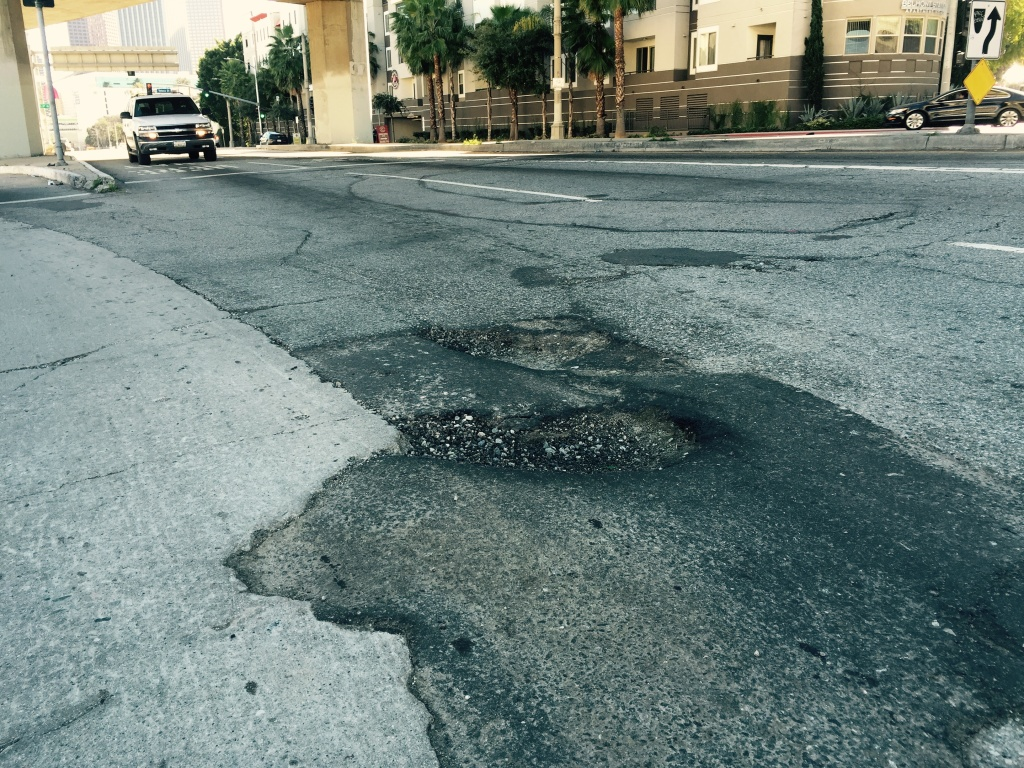
#> input picture datasets/1.jpg, 1024 x 768 px
$ python -i enhanced_pothole_detection.py   (imports and definitions only)   (older library calls are emulated)
#> lines starting #> are read from the running program, lines starting #| are printed output that depends on the picture; after the words box and inside, x2 and y2 are one past the last pixel; in counts of white or black regions, pixels touching at a corner belong together
#!/usr/bin/env python3
"""
Enhanced pothole detection algorithm optimized for real-world pothole images
"""

import cv2
import numpy as np

def detect_potholes_enhanced_from_path(image_path, sensitivity=0.7):
    """
    Enhanced pothole detection from image path

    Args:
        image_path: Path to image file
        sensitivity: Detection sensitivity (0.5-0.9)

    Returns:
        List of pothole detections with bounding boxes and confidence
    """
#> called with image_path = '../../datasets/1.jpg', sensitivity = 0.7
    frame = cv2.imread(image_path)
#> frame is the input picture: shape (768, 1024, 3); mean B, G, R 123.4, 128.8, 112.9
    if frame is None:
        return []
    return detect_potholes_enhanced(frame, sensitivity)

def detect_potholes_enhanced(frame, sensitivity=0.7):
    """
    Enhanced pothole detection that uses multiple approaches for better detection

    Args:
        frame: OpenCV frame
        sensitivity: Detection sensitivity (0.5-0.9)

    Returns:
        List of pothole detections with bounding boxes and confidence
    """
#> called with sensitivity = 0.7
    height, width = frame.shape[:2]

    # Less restrictive road area - expand detection zone
    road_top = int(height * 0.30)    # Start from 30% down (was 60%)
    road_bottom = int(height * 0.95) # Go to 95% (was 80%)
    road_left = int(width * 0.05)    # 5% from left edge (was 20%)
    road_right = int(width * 0.95)   # 95% from left edge (was 80%)

    # Extract road area
    road_area = frame[road_top:road_bottom, road_left:road_right]

    if road_area.size == 0:
        return []

    # Convert to different color spaces for better detection
    gray = cv2.cvtColor(road_area, cv2.COLOR_BGR2GRAY)
    lab = cv2.cvtColor(road_area, cv2.COLOR_BGR2LAB)
#> lab: shape (499, 921, 3); mean of channels 0, 1, 2 127.4, 120.2, 125.8
    hsv = cv2.cvtColor(road_area, cv2.COLOR_BGR2HSV)
#> hsv: shape (499, 921, 3); mean H, S, V 88.4, 56.1, 125.3

    # Method 1: Traditional edge-based detection
    potholes_edges = detect_by_edges(gray, road_left, road_top, sensitivity)

    # Method 2: Dark region detection
    potholes_dark = detect_dark_regions(gray, road_left, road_top, sensitivity)

    # Method 3: Texture analysis
    potholes_texture = detect_by_texture(gray, road_left, road_top, sensitivity)

    # Method 4: Color-based detection (darker patches)
    potholes_color = detect_by_color(lab, road_left, road_top, sensitivity)

    # Combine all detections
    all_potholes = potholes_edges + potholes_dark + potholes_texture + potholes_color

    # Remove duplicates and merge nearby detections
    merged_potholes = merge_detections(all_potholes)

    # Sort by confidence
    merged_potholes.sort(key=lambda x: x['confidence'], reverse=True)

    return merged_potholes[:10]  # Return top 10 detections

def detect_by_edges(gray, offset_x, offset_y, sensitivity):
    """Detect potholes using edge detection"""
#> called with offset_x = 51, offset_y = 230, sensitivity = 0.7
    potholes = []

    # Apply Gaussian blur
    blurred = cv2.GaussianBlur(gray, (5, 5), 0)

    # Edge detection with Canny
    edges = cv2.Canny(blurred, 50, 150)
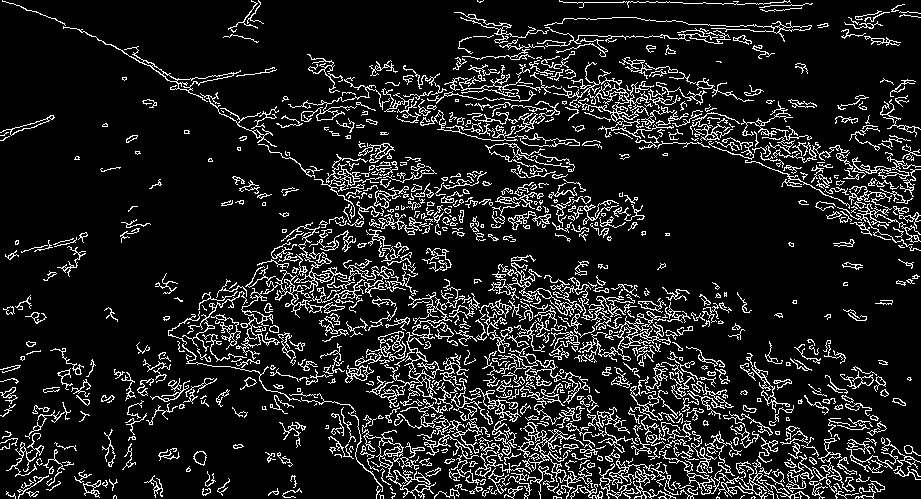
#> edges: shape (499, 921); 12.2% white in thin lines or dots

    # Morphological operations to close gaps
    kernel = cv2.getStructuringElement(cv2.MORPH_ELLIPSE, (3, 3))
    closed = cv2.morphologyEx(edges, cv2.MORPH_CLOSE, kernel)
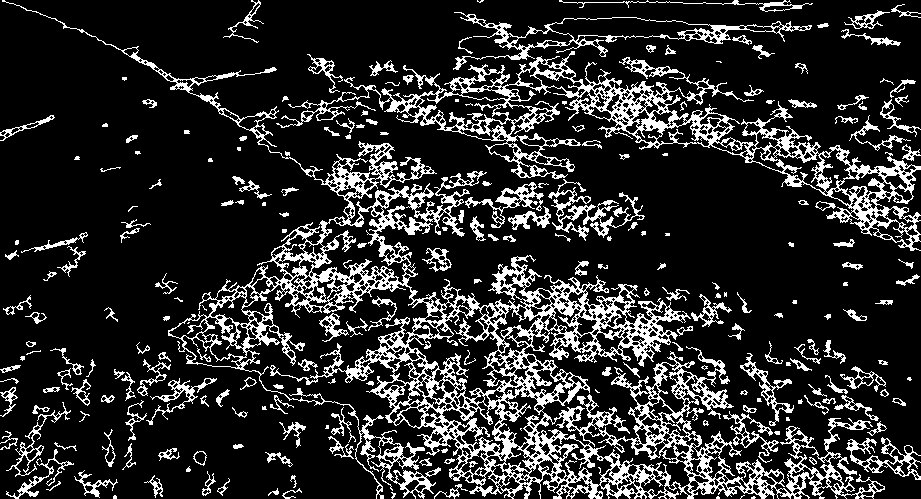
#> closed: shape (499, 921); 17.3% white in thin lines or dots

    # Find contours
    contours, _ = cv2.findContours(closed, cv2.RETR_EXTERNAL, cv2.CHAIN_APPROX_SIMPLE)
#> contours = 225 contours, 86 with area under 20; largest, box (x1, y1, x2, y2) and area: (2, 0, 885, 499) 77145, (276, 51, 921, 251) 25490, (453, 12, 812, 70) 4896, (846, 437, 921, 480) 1114, (548, 179, 645, 241) 954

    for contour in contours:
        area = cv2.contourArea(contour)

        # More flexible size constraints
        if area < 50 or area > 5000:
            continue

        x, y, w, h = cv2.boundingRect(contour)

        # Adjust coordinates
        x += offset_x
        y += offset_y

        # Less restrictive shape constraints
        aspect_ratio = w / h if h > 0 else 0
        if 0.3 <= aspect_ratio <= 3.0 and w >= 8 and h >= 8:
            confidence = min(0.3 + (1000 - area) / 2000, 0.8)  # Size-based confidence
            confidence = max(confidence * (1.0 - (1.0 - sensitivity)), 0.1)

            potholes.append({
                'bbox': (x, y, w, h),
                'area': area,
                'confidence': confidence,
                'method': 'edges',
                'contour': contour.tolist()
            })
#> this loop made 225 passes
#> (area, x, y, w, h, aspect_ratio, confidence) on passes 8, 12, 13, 14, 18, 19, 20, 22: (71.5, 485, 714, 34, 15, 2.27, 0.535), (93, 195, 705, 19, 23, 0.826, 0.527), (84.5, 253, 701, 14, 25, 0.56, 0.53), (212, 125, 700, 44, 28, 1.57, 0.486), (85.5, 316, 682, 28, 15, 1.87, 0.53), (125, 244, 681, 14, 15, 0.933, 0.516), (293.5, 57, 679, 68, 50, 1.36, 0.457), (81, 209, 678, 22, 13, 1.69, 0.532)
#> after the loop, potholes = 70 items

    return potholes

def detect_dark_regions(gray, offset_x, offset_y, sensitivity):
    """Detect potholes as dark regions"""
#> called with offset_x = 51, offset_y = 230, sensitivity = 0.7
    potholes = []

    # Create a local adaptive threshold
    adaptive_thresh = cv2.adaptiveThreshold(gray, 255, cv2.ADAPTIVE_THRESH_GAUSSIAN_C,
                                          cv2.THRESH_BINARY_INV, 15, 5)
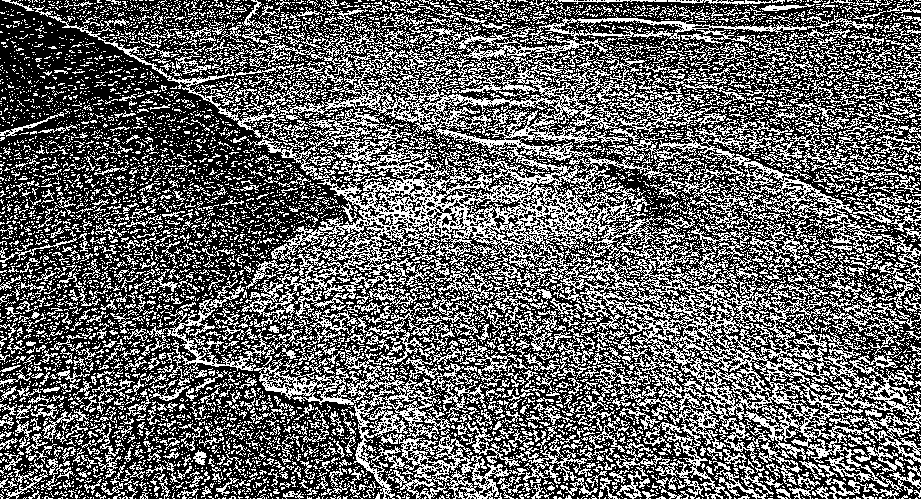
#> adaptive_thresh: shape (499, 921); 39.1% white in thin lines or dots

    # Morphological operations
    kernel = cv2.getStructuringElement(cv2.MORPH_ELLIPSE, (5, 5))
    opened = cv2.morphologyEx(adaptive_thresh, cv2.MORPH_OPEN, kernel)
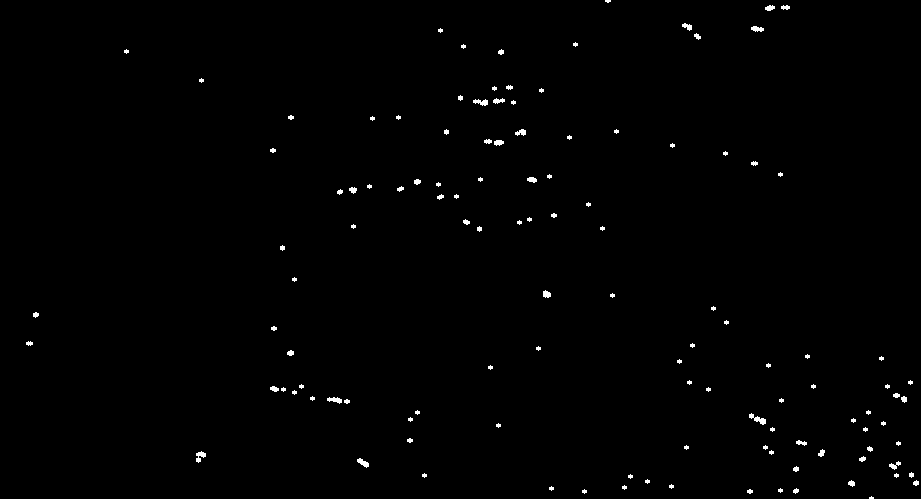
#> opened: shape (499, 921); 0.64% white; 121 white regions (69 under 20 px)

    # Find contours
    contours, _ = cv2.findContours(opened, cv2.RETR_EXTERNAL, cv2.CHAIN_APPROX_SIMPLE)
#> contours = 121 contours, 97 with area under 20; largest, box (x1, y1, x2, y2) and area: (749, 413, 766, 425) 60, (357, 458, 369, 468) 47, (473, 99, 488, 106) 47, (196, 451, 206, 463) 46, (327, 397, 342, 404) 46

    for contour in contours:
        area = cv2.contourArea(contour)

        if area < 30 or area > 8000:
            continue

        x, y, w, h = cv2.boundingRect(contour)
        x += offset_x
        y += offset_y

        # Check if region is actually dark
        roi = gray[max(0, y-offset_y):min(gray.shape[0], y-offset_y+h),
                  max(0, x-offset_x):min(gray.shape[1], x-offset_x+w)]

        if roi.size > 0:
            mean_intensity = np.mean(roi)
            overall_mean = np.mean(gray)

            # Dark regions should be significantly darker than average
            if mean_intensity < overall_mean * 0.8:
                confidence = min(0.4 + (overall_mean - mean_intensity) / overall_mean, 0.9)
                confidence = max(confidence * (1.0 - (1.0 - sensitivity)), 0.1)

                potholes.append({
                    'bbox': (x, y, w, h),
                    'area': area,
                    'confidence': confidence,
                    'method': 'dark_regions',
                    'mean_intensity': mean_intensity,
                    'contour': contour.tolist()
                })
#> this loop made 121 passes
#> (area, x, y, w, h, mean_intensity, overall_mean, confidence) on pass 17: (33, 940, 691, 12, 9, 67.45, 118.1, 0.58)

    return potholes

def detect_by_texture(gray, offset_x, offset_y, sensitivity):
    """Detect potholes using texture analysis"""
#> called with offset_x = 51, offset_y = 230, sensitivity = 0.7
    potholes = []

    # Use Laplacian for texture detection
    laplacian = cv2.Laplacian(gray, cv2.CV_64F)
    laplacian = np.uint8(np.absolute(laplacian))
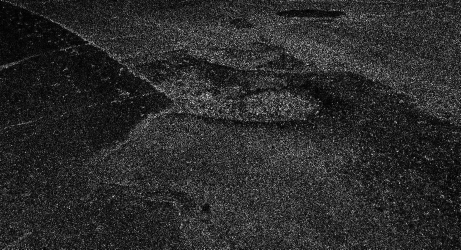
#> laplacian: shape (499, 921) (shown at 1/2 size); min 0, max 255, mean 42.6

    # Threshold to find areas with low texture (smooth areas like water in potholes)
    _, thresh = cv2.threshold(laplacian, 30, 255, cv2.THRESH_BINARY_INV)
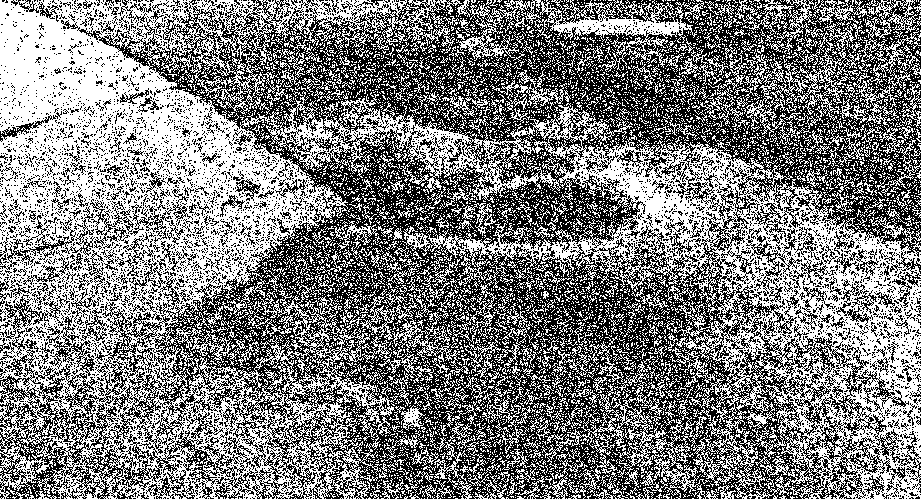
#> thresh: shape (499, 921); 49.4% white in thin lines or dots

    # Morphological operations
    kernel = cv2.getStructuringElement(cv2.MORPH_ELLIPSE, (7, 7))
    cleaned = cv2.morphologyEx(thresh, cv2.MORPH_OPEN, kernel)
#> cleaned: shape (499, 921); 3.1% white; 78 white regions, largest, box (x1, y1, x2, y2) and area: (0, 1, 117, 126) 7983, (142, 107, 183, 146) 649, (645, 193, 686, 215) 440

    contours, _ = cv2.findContours(cleaned, cv2.RETR_EXTERNAL, cv2.CHAIN_APPROX_SIMPLE)

    for contour in contours:
        area = cv2.contourArea(contour)

        if area < 100 or area > 10000:
            continue

        x, y, w, h = cv2.boundingRect(contour)
        x += offset_x
        y += offset_y

        confidence = min(0.5 + area / 5000, 0.8)
        confidence = max(confidence * (1.0 - (1.0 - sensitivity)), 0.1)

        potholes.append({
            'bbox': (x, y, w, h),
            'area': area,
            'confidence': confidence,
            'method': 'texture',
            'contour': contour.tolist()
        })
#> this loop made 78 passes

    return potholes

def detect_by_color(lab, offset_x, offset_y, sensitivity):
    """Detect potholes using color analysis in LAB space"""
#> called with offset_x = 51, offset_y = 230, sensitivity = 0.7
    potholes = []

    l_channel = lab[:, :, 0]  # Lightness channel

    # Find very dark areas
    _, dark_mask = cv2.threshold(l_channel, 80, 255, cv2.THRESH_BINARY_INV)
#> dark_mask: shape (499, 921); 21.9% white; 4263 white regions (4126 under 20 px), largest, box (x1, y1, x2, y2) and area: (319, 71, 921, 475) 76182, (262, 368, 427, 438) 3419, (393, 434, 503, 499) 1666

    # Morphological operations
    kernel = cv2.getStructuringElement(cv2.MORPH_ELLIPSE, (5, 5))
    cleaned = cv2.morphologyEx(dark_mask, cv2.MORPH_OPEN, kernel)
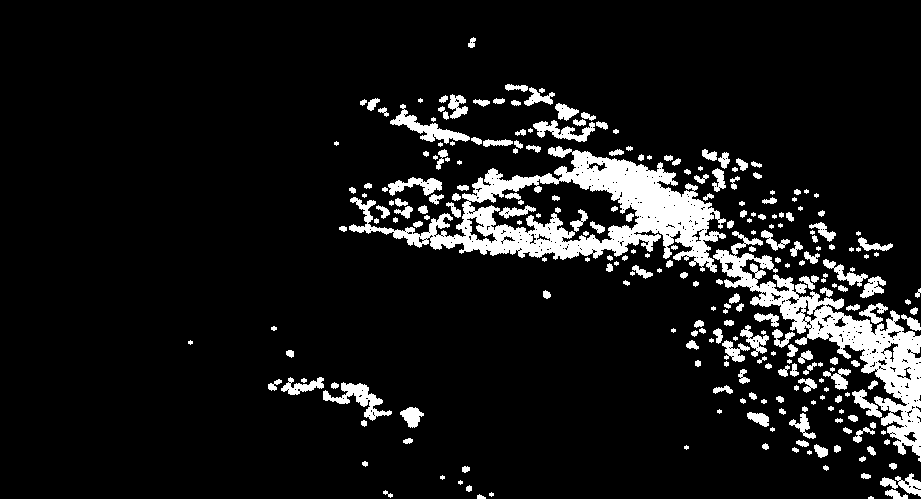
#> cleaned: shape (499, 921); 9.5% white; 262 white regions (70 under 20 px), largest, box (x1, y1, x2, y2) and area: (349, 146, 726, 273) 15456, (713, 231, 921, 462) 9737, (323, 382, 392, 421) 891

    contours, _ = cv2.findContours(cleaned, cv2.RETR_EXTERNAL, cv2.CHAIN_APPROX_SIMPLE)

    for contour in contours:
        area = cv2.contourArea(contour)

        if area < 80 or area > 15000:
            continue

        x, y, w, h = cv2.boundingRect(contour)
        x += offset_x
        y += offset_y

        confidence = min(0.4 + area / 8000, 0.7)
        confidence = max(confidence * (1.0 - (1.0 - sensitivity)), 0.1)

        potholes.append({
            'bbox': (x, y, w, h),
            'area': area,
            'confidence': confidence,
            'method': 'color',
            'contour': contour.tolist()
        })

    return potholes

def merge_detections(detections, overlap_threshold=0.3):
    """Merge overlapping detections"""
#> called with overlap_threshold = 0.3
    if not detections:
        return []

    # Sort by confidence
    detections.sort(key=lambda x: x['confidence'], reverse=True)

    merged = []
    used = set()

    for i, det in enumerate(detections):
        if i in used:
            continue

        # Find overlapping detections
        overlapping = [det]
        used.add(i)

        for j, other_det in enumerate(detections[i+1:], i+1):
            if j in used:
                continue

            if calculate_overlap(det['bbox'], other_det['bbox']) > overlap_threshold:
                overlapping.append(other_det)
                used.add(j)

        # Merge overlapping detections
        if len(overlapping) == 1:
            merged.append(overlapping[0])
        else:
            merged_det = merge_multiple_detections(overlapping)
            merged.append(merged_det)
#> this loop made 138 passes

    return merged

def calculate_overlap(bbox1, bbox2):
    """Calculate overlap ratio between two bounding boxes"""
    x1, y1, w1, h1 = bbox1
    x2, y2, w2, h2 = bbox2

    # Calculate intersection
    x_left = max(x1, x2)
    y_top = max(y1, y2)
    x_right = min(x1 + w1, x2 + w2)
    y_bottom = min(y1 + h1, y2 + h2)

    if x_right < x_left or y_bottom < y_top:
        return 0.0

    intersection = (x_right - x_left) * (y_bottom - y_top)
    area1 = w1 * h1
    area2 = w2 * h2
    union = area1 + area2 - intersection

    return intersection / union if union > 0 else 0.0

def merge_multiple_detections(detections):
    """Merge multiple overlapping detections into one"""
    # Find bounding box that encompasses all
    min_x = min(det['bbox'][0] for det in detections)
    min_y = min(det['bbox'][1] for det in detections)
    max_x = max(det['bbox'][0] + det['bbox'][2] for det in detections)
    max_y = max(det['bbox'][1] + det['bbox'][3] for det in detections)

    merged_bbox = (min_x, min_y, max_x - min_x, max_y - min_y)
    merged_area = sum(det['area'] for det in detections) / len(detections)
    merged_confidence = max(det['confidence'] for det in detections)

    methods = list(set(det['method'] for det in detections))

    return {
        'bbox': merged_bbox,
        'area': merged_area,
        'confidence': min(merged_confidence * 1.2, 1.0),  # Boost confidence for multiple detections
        'method': '+'.join(methods),
        'merged_count': len(detections)
    }

>>> result = detect_potholes_enhanced_from_path('../../datasets/1.jpg')
